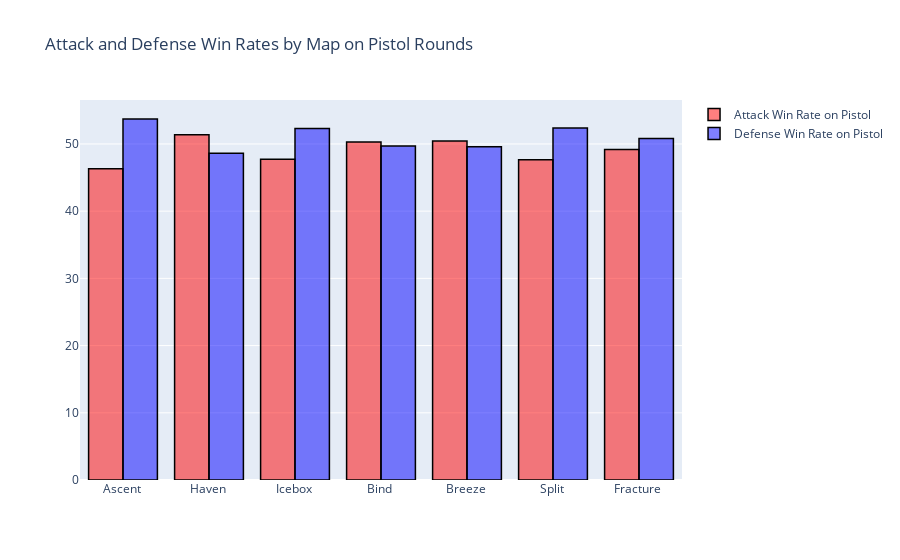

The cell this chart's notebook holds for it:
### Markdown cell above
We can do the same process for the pistol round attack and defense win rates. Rounds 1 and 13 of a game are considered to be pistol rounds, since players have no money to but other types of weapons. 

From these plots, we can observe that both Split and Ascent remain unbalanced in benefit of the defenders on Pistol Rounds. Plus, Icebox seems to be quite biased as well. More generaly, all maps seem biased to the same side on pistol rounds. That is, is the map generally benefits the attackers, it will also do so on Pistol Rounds and viceversa.

### Code cell
trace1 = go.Bar(
                x = maps_data.map,
                y = maps_data.pistol_atk_win_rate,name='Attack Win Rate on Pistol',
                marker = dict(color = 'rgba(255, 0, 0, 0.5)',
                             line=dict(color='rgb(0,0,0)',width=1.5)))
trace2 = go.Bar(
                x = maps_data.map,
                y = maps_data.pistol_def_win_rate,name='Defense Win Rate on Pistol',
                marker = dict(color = 'rgba(0, 0, 255, 0.5)',
                              line=dict(color='rgb(0,0,0)',width=1.5)))
data = [trace1,trace2]
layout = go.Layout(title= 'Attack and Defense Win Rates by Map on Pistol Rounds',barmode = "group")
fig = go.Figure(data = data, layout = layout)
iplot(fig)

### Figure 1 — Plotly figure (JSON) as saved in the notebook; plotly's stock layout.template omitted (floating-point values rounded to 4 significant figures)
{"data": [{"marker": {"color": "rgba(255, 0, 0, 0.5)", "line": {"color": "rgb(0,0,0)", "width": 1.5}}, "name": "Attack Win Rate on Pistol", "type": "bar", "x": ["Ascent ", "Haven ", "Icebox ", "Bind ", "Breeze ", "Split ", "Fracture "], "y": [46.29, 51.38, 47.71, 50.3, 50.42, 47.63, 49.18]}, {"marker": {"color": "rgba(0, 0, 255, 0.5)", "line": {"color": "rgb(0,0,0)", "width": 1.5}}, "name": "Defense Win Rate on Pistol", "type": "bar", "x": ["Ascent ", "Haven ", "Icebox ", "Bind ", "Breeze ", "Split ", "Fracture "], "y": [53.71, 48.62, 52.29, 49.7, 49.58, 52.37, 50.82]}], "layout": {"barmode": "group", "title": {"text": "Attack and Defense Win Rates by Map on Pistol Rounds"}}}
